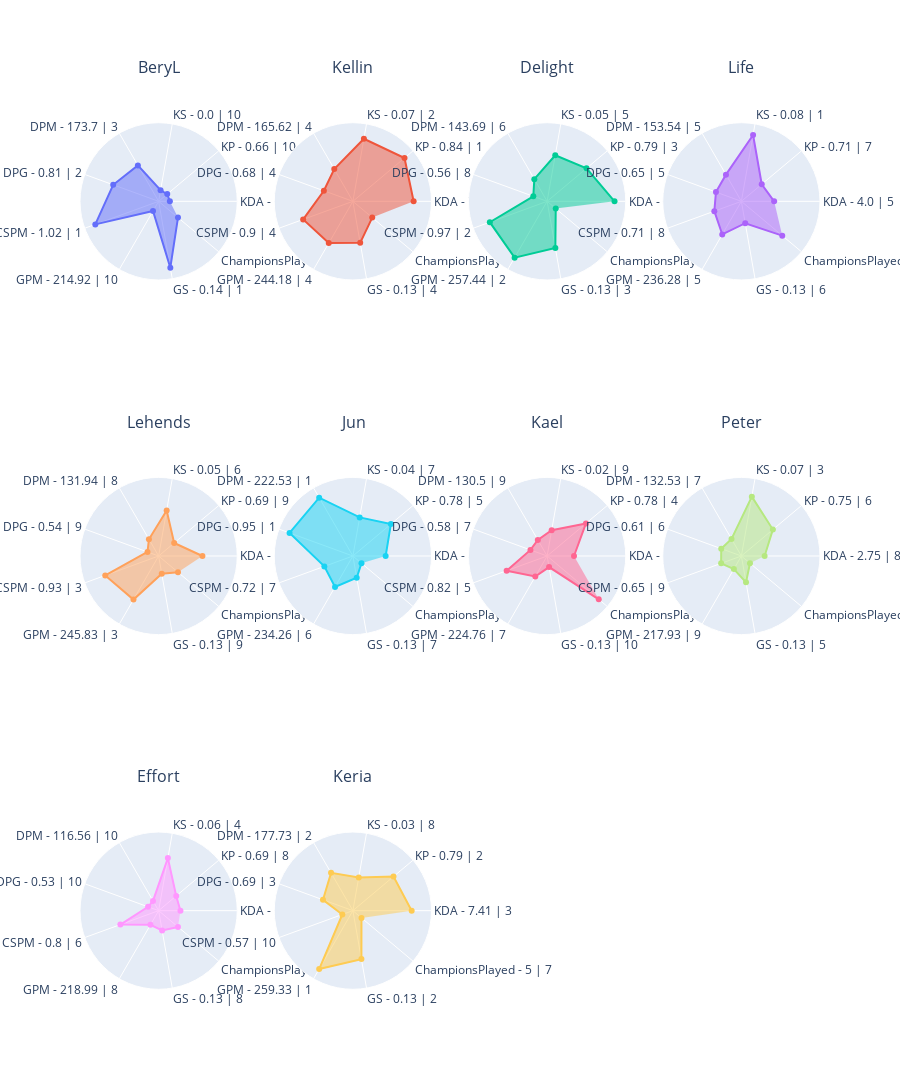

Write notebook code for a chart like this one.
### Code cell
df = players_stats.loc[players_stats["Position"] == positions[4]]
min_value, max_value = get_min_max_value(df, columns)

ROWS, COLUMNS = get_rows_columns(df, 4)

fig = get_fig_subplots(df, ROWS, COLUMNS)
for i, player_name in enumerate(df.index):
    _df = df.loc[player_name, columns]
    theta_list = get_theta_list(df, player_name, origin_columns)

    r, c = get_rc(i, COLUMNS)
    fig.add_trace(
        go.Scatterpolar(r=_df, theta=theta_list, fill="toself", name=player_name),
        row=r,
        col=c,
    )

fig.update_layout(
    height=400 * ROWS,
    showlegend=False,
    title=dict(y=1),
)
fig.update_annotations(yshift=20)
fig.update_polars(
    radialaxis=dict(range=[min_value - 0.2, max_value + 0.2], visible=False),
)
fig.update_traces(marker=dict(), selector=dict(type="scatterpolar"))
fig.show()

### Figure 1 — Plotly figure (JSON) as saved in the notebook; plotly's stock layout.template omitted (floating-point values rounded to 4 significant figures)
{"data": [{"fill": "toself", "name": "BeryL", "r": [0, 0, 0, 0.5392, 0.6607, 1.0, 0, 1, 0.25], "subplot": "polar", "theta": ["KDA - 1.18 | 10", "KP - 0.66 | 10", "KS - 0.0 | 10", "DPM - 173.7 | 3", "DPG - 0.81 | 2", "CSPM - 1.02 | 1", "GPM - 214.92 | 10", "GS - 0.14 | 1", "ChampionsPlayed - 6 | 3"], "type": "scatterpolar"}, {"fill": "toself", "name": "Kellin", "r": [0.8816, 1, 0.9307, 0.463, 0.3496, 0.7423, 0.6589, 0.5499, 0.25], "subplot": "polar2", "theta": ["KDA - 7.67 | 2", "KP - 0.84 | 1", "KS - 0.07 | 2", "DPM - 165.62 | 4", "DPG - 0.68 | 4", "CSPM - 0.9 | 4", "GPM - 244.18 | 4", "GS - 0.13 | 4", "ChampionsPlayed - 6 | 3"], "type": "scatterpolar"}, {"fill": "toself", "name": "Delight", "r": [1, 0.7159, 0.633, 0.256, 0.06195, 0.8859, 0.9575, 0.6432, 0], "subplot": "polar3", "theta": ["KDA - 8.54 | 1", "KP - 0.79 | 3", "KS - 0.05 | 5", "DPM - 143.69 | 6", "DPG - 0.56 | 8", "CSPM - 0.97 | 2", "GPM - 257.44 | 2", "GS - 0.13 | 3", "ChampionsPlayed - 5 | 7"], "type": "scatterpolar"}, {"fill": "toself", "name": "Life", "r": [0.3835, 0.273, 1, 0.349, 0.2815, 0.3125, 0.4809, 0.1955, 0.75], "subplot": "polar4", "theta": ["KDA - 4.0 | 5", "KP - 0.71 | 7", "KS - 0.08 | 1", "DPM - 153.54 | 5", "DPG - 0.65 | 5", "CSPM - 0.71 | 8", "GPM - 236.28 | 5", "GS - 0.13 | 6", "ChampionsPlayed - 8 | 2"], "type": "scatterpolar"}, {"fill": "toself", "name": "Lehends", "r": [0.5797, 0.161, 0.6241, 0.1451, 0.01069, 0.8117, 0.6959, 0.1205, 0.25], "subplot": "polar5", "theta": ["KDA - 5.44 | 4", "KP - 0.69 | 9", "KS - 0.05 | 6", "DPM - 131.94 | 8", "DPG - 0.54 | 9", "CSPM - 0.93 | 3", "GPM - 245.83 | 3", "GS - 0.13 | 9", "ChampionsPlayed - 6 | 3"], "type": "scatterpolar"}, {"fill": "toself", "name": "Jun", "r": [0.3835, 0.6833, 0.498, 1.0, 1.0, 0.3406, 0.4355, 0.1924, 0], "subplot": "polar6", "theta": ["KDA - 4.0 | 5", "KP - 0.78 | 5", "KS - 0.04 | 7", "DPM - 222.53 | 1", "DPG - 0.95 | 1", "CSPM - 0.72 | 7", "GPM - 234.26 | 6", "GS - 0.13 | 7", "ChampionsPlayed - 5 | 7"], "type": "scatterpolar"}, {"fill": "toself", "name": "Kael", "r": [0.2787, 0.7022, 0.2656, 0.1315, 0.1158, 0.5671, 0.2215, 0, 1], "subplot": "polar7", "theta": ["KDA - 3.23 | 7", "KP - 0.78 | 4", "KS - 0.02 | 9", "DPM - 130.5 | 9", "DPG - 0.58 | 7", "CSPM - 0.82 | 5", "GPM - 224.76 | 7", "GS - 0.13 | 10", "ChampionsPlayed - 9 | 1"], "type": "scatterpolar"}, {"fill": "toself", "name": "Peter", "r": [0.2137, 0.5318, 0.8733, 0.1507, 0.1816, 0.1835, 0.06793, 0.276, 0], "subplot": "polar8", "theta": ["KDA - 2.75 | 8", "KP - 0.75 | 6", "KS - 0.07 | 3", "DPM - 132.53 | 7", "DPG - 0.61 | 6", "CSPM - 0.65 | 9", "GPM - 217.93 | 9", "GS - 0.13 | 5", "ChampionsPlayed - 5 | 7"], "type": "scatterpolar"}, {"fill": "toself", "name": "Effort", "r": [0.1886, 0.209, 0.75, 0, 0, 0.5247, 0.09173, 0.1572, 0.25], "subplot": "polar9", "theta": ["KDA - 2.57 | 9", "KP - 0.69 | 8", "KS - 0.06 | 4", "DPM - 116.56 | 10", "DPG - 0.53 | 10", "CSPM - 0.8 | 6", "GPM - 218.99 | 8", "GS - 0.13 | 8", "ChampionsPlayed - 6 | 3"], "type": "scatterpolar"}, {"fill": "toself", "name": "Keria", "r": [0.847, 0.7443, 0.4009, 0.5772, 0.3665, 0, 1, 0.6757, 0], "subplot": "polar10", "theta": ["KDA - 7.41 | 3", "KP - 0.79 | 2", "KS - 0.03 | 8", "DPM - 177.73 | 2", "DPG - 0.69 | 3", "CSPM - 0.57 | 10", "GPM - 259.33 | 1", "GS - 0.13 | 2", "ChampionsPlayed - 5 | 7"], "type": "scatterpolar"}], "layout": {"annotations": [{"font": {"size": 16}, "showarrow": false, "text": "BeryL", "x": 0.1062, "xanchor": "center", "xref": "paper", "y": 1, "yanchor": "bottom", "yref": "paper", "yshift": 20}, {"font": {"size": 16}, "showarrow": false, "text": "Kellin", "x": 0.3688, "xanchor": "center", "xref": "paper", "y": 1, "yanchor": "bottom", "yref": "paper", "yshift": 20}, {"font": {"size": 16}, "showarrow": false, "text": "Delight", "x": 0.6313, "xanchor": "center", "xref": "paper", "y": 1, "yanchor": "bottom", "yref": "paper", "yshift": 20}, {"font": {"size": 16}, "showarrow": false, "text": "Life", "x": 0.8938, "xanchor": "center", "xref": "paper", "y": 1, "yanchor": "bottom", "yref": "paper", "yshift": 20}, {"font": {"size": 16}, "showarrow": false, "text": "Lehends", "x": 0.1062, "xanchor": "center", "xref": "paper", "y": 0.6111, "yanchor": "bottom", "yref": "paper", "yshift": 20}, {"font": {"size": 16}, "showarrow": false, "text": "Jun", "x": 0.3688, "xanchor": "center", "xref": "paper", "y": 0.6111, "yanchor": "bottom", "yref": "paper", "yshift": 20}, {"font": {"size": 16}, "showarrow": false, "text": "Kael", "x": 0.6313, "xanchor": "center", "xref": "paper", "y": 0.6111, "yanchor": "bottom", "yref": "paper", "yshift": 20}, {"font": {"size": 16}, "showarrow": false, "text": "Peter", "x": 0.8938, "xanchor": "center", "xref": "paper", "y": 0.6111, "yanchor": "bottom", "yref": "paper", "yshift": 20}, {"font": {"size": 16}, "showarrow": false, "text": "Effort", "x": 0.1062, "xanchor": "center", "xref": "paper", "y": 0.2222, "yanchor": "bottom", "yref": "paper", "yshift": 20}, {"font": {"size": 16}, "showarrow": false, "text": "Keria", "x": 0.3688, "xanchor": "center", "xref": "paper", "y": 0.2222, "yanchor": "bottom", "yref": "paper", "yshift": 20}], "height": 1200, "polar": {"domain": {"x": [0, 0.2125], "y": [0.7778, 1]}, "radialaxis": {"range": [-0.2, 1.2], "visible": false}}, "polar10": {"domain": {"x": [0.2625, 0.475], "y": [0, 0.2222]}, "radialaxis": {"range": [-0.2, 1.2], "visible": false}}, "polar11": {"domain": {"x": [0.525, 0.7375], "y": [0, 0.2222]}, "radialaxis": {"range": [-0.2, 1.2], "visible": false}}, "polar12": {"domain": {"x": [0.7875, 1], "y": [0, 0.2222]}, "radialaxis": {"range": [-0.2, 1.2], "visible": false}}, "polar2": {"domain": {"x": [0.2625, 0.475], "y": [0.7778, 1]}, "radialaxis": {"range": [-0.2, 1.2], "visible": false}}, "polar3": {"domain": {"x": [0.525, 0.7375], "y": [0.7778, 1]}, "radialaxis": {"range": [-0.2, 1.2], "visible": false}}, "polar4": {"domain": {"x": [0.7875, 1], "y": [0.7778, 1]}, "radialaxis": {"range": [-0.2, 1.2], "visible": false}}, "polar5": {"domain": {"x": [0, 0.2125], "y": [0.3889, 0.6111]}, "radialaxis": {"range": [-0.2, 1.2], "visible": false}}, "polar6": {"domain": {"x": [0.2625, 0.475], "y": [0.3889, 0.6111]}, "radialaxis": {"range": [-0.2, 1.2], "visible": false}}, "polar7": {"domain": {"x": [0.525, 0.7375], "y": [0.3889, 0.6111]}, "radialaxis": {"range": [-0.2, 1.2], "visible": false}}, "polar8": {"domain": {"x": [0.7875, 1], "y": [0.3889, 0.6111]}, "radialaxis": {"range": [-0.2, 1.2], "visible": false}}, "polar9": {"domain": {"x": [0, 0.2125], "y": [0, 0.2222]}, "radialaxis": {"range": [-0.2, 1.2], "visible": false}}, "showlegend": false, "title": {"y": 1}}}
